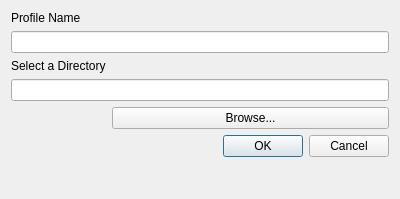
<?xml version="1.0" encoding="UTF-8"?>
<ui version="4.0">
 <class>Dialog</class>
 <widget class="QDialog" name="Dialog">
  <property name="geometry">
   <rect>
    <x>0</x>
    <y>0</y>
    <width>400</width>
    <height>199</height>
   </rect>
  </property>
  <property name="windowTitle">
   <string>Dialog</string>
  </property>
  <layout class="QFormLayout" name="formLayout">
   <item row="0" column="0">
    <widget class="QLabel" name="label">
     <property name="text">
      <string>Profile Name</string>
     </property>
    </widget>
   </item>
   <item row="1" column="0" colspan="2">
    <widget class="QLineEdit" name="nameLine"/>
   </item>
   <item row="3" column="0">
    <widget class="QLabel" name="label_2">
     <property name="text">
      <string>Select a Directory</string>
     </property>
    </widget>
   </item>
   <item row="4" column="0" colspan="2">
    <widget class="QLineEdit" name="dirLine"/>
   </item>
   <item row="5" column="1">
    <widget class="QPushButton" name="pushButton">
     <property name="text">
      <string>Browse...</string>
     </property>
    </widget>
   </item>
   <item row="6" column="1">
    <widget class="QDialogButtonBox" name="buttonBox">
     <property name="orientation">
      <enum>Qt::Horizontal</enum>
     </property>
     <property name="standardButtons">
      <set>QDialogButtonBox::Cancel|QDialogButtonBox::Ok</set>
     </property>
    </widget>
   </item>
  </layout>
 </widget>
 <resources/>
 <connections>
  <connection>
   <sender>buttonBox</sender>
   <signal>accepted()</signal>
   <receiver>Dialog</receiver>
   <slot>accept()</slot>
   <hints>
    <hint type="sourcelabel">
     <x>248</x>
     <y>254</y>
    </hint>
    <hint type="destinationlabel">
     <x>157</x>
     <y>274</y>
    </hint>
   </hints>
  </connection>
  <connection>
   <sender>buttonBox</sender>
   <signal>rejected()</signal>
   <receiver>Dialog</receiver>
   <slot>reject()</slot>
   <hints>
    <hint type="sourcelabel">
     <x>316</x>
     <y>260</y>
    </hint>
    <hint type="destinationlabel">
     <x>286</x>
     <y>274</y>
    </hint>
   </hints>
  </connection>
 </connections>
</ui>
